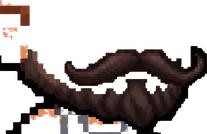
#> input picture art-source/sea/pirate_beard_cut1.png, 207 x 134 px
$ python pirate_beard_fix.py
#> lines starting #> are read from the running program, lines starting #| are printed output that depends on the picture; after the words box and inside, x2 and y2 are one past the last pixel; in counts of white or black regions, pixels touching at a corner belong together
# Pirate Beard fix (owner, Nov 11 2026: "raise the pirate beard more, put the mouth in the middle of the beard").
# Takes the beard cut by pirate_cut.py (www/assets/sea/pirate_beard.png), cleans it and opens a mouth hole:
# - keeps only the beard itself: drops the bits the first cut caught from the reference (the ear's brown line, skin
#   pixels, the tank top's grey lines and the head's black outline round it);
# - cuts a rounded MOUTH opening between the mustache and the chin beard, under the mustache's middle parting (the
#   top of the goatee goes), so the game's own mouth shows in the middle of the beard;
# - prints the opening's middle (picture px): wear/pirate.js puts that point on the character's mouth.
# Run from this folder: python3 pirate_beard_fix.py (reads and writes ../../www/assets/sea/pirate_beard.png, keeps a
# copy of the first cut as pirate_beard_cut1.png here the first time).
import os
from PIL import Image
import numpy as np
from scipy import ndimage

SRC = '../../www/assets/sea/pirate_beard.png'
KEEP = 'pirate_beard_cut1.png'
if not os.path.exists(KEEP):
    Image.open(SRC).save(KEEP)
A = np.array(Image.open(KEEP).convert('RGBA')).astype(int)
H, W = A.shape[:2]
r, g, b, a = A[:, :, 0], A[:, :, 1], A[:, :, 2], A[:, :, 3]
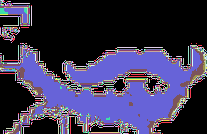
#> a: shape (134, 207) int64; 254 distinct labels, from 0 to 255; one colour per label, 0 black
ys, xs = np.mgrid[0:H, 0:W]
op = a > 40
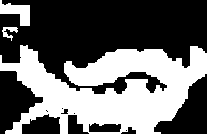
#> op: shape (134, 207) bool; 40.6% white; 3 white regions, box (x1, y1, x2, y2) and area: (0, 45, 207, 134) 10741, (0, 0, 30, 26) 410, (2, 27, 18, 41) 101
skin = op & (r > 170) & (r - b > 40)
#> skin: shape (134, 207) bool; 1.8% white; 20 white regions (16 under 20 px), largest, box (x1, y1, x2, y2) and area: (30, 109, 60, 121) 163, (2, 27, 18, 41) 101, (20, 45, 28, 58) 97, (89, 117, 103, 126) 78
grey = op & (abs(r - g) < 16) & (abs(g - b) < 16) & (r > 70)
#> grey: shape (134, 207) bool; 1.7% white; 3 white regions (1 under 20 px), largest, box (x1, y1, x2, y2) and area: (77, 115, 128, 134) 274, (56, 108, 75, 134) 189
black = op & (np.maximum(np.maximum(r, g), b) < 12)  # the head's outline: pure black (the beard's darkest brown is warmer)
#> black: shape (134, 207) bool; 7.9% white; 10 white regions (9 under 20 px), largest, box (x1, y1, x2, y2) and area: (0, 46, 207, 134) 2165
hair = op & ~skin & ~grey & ~black
#> hair: shape (134, 207) bool; 29.2% white; 25 white regions (21 under 20 px), largest, box (x1, y1, x2, y2) and area: (1, 46, 204, 128) 7482, (0, 5, 30, 26) 390, (49, 104, 62, 120) 63, (20, 123, 30, 134) 29
# the beard = the big brown piece(s) below the ear line
lab, n = ndimage.label(hair & (ys > 40))
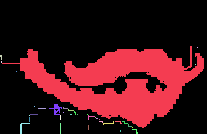
#> lab: shape (134, 207) int32; 36 distinct labels, from 0 to 35; one colour per label, 0 black
#> n = 35
sizes = ndimage.sum(np.ones_like(lab), lab, range(1, n + 1))
#> sizes = 35 values, max 7480 at index 0, min 1 at index 1, mean 220.5
beard = np.zeros_like(hair)
for k, s in enumerate(sizes, 1):
    if s > 120:
        beard |= lab == k
#> this loop made 35 passes
#> s on passes 1 to 8: 7480, 1, 7, 2, 1, 1, 58, 1
# a thin dark edge back round it (1 px of the outline that touches the beard), so it doesn't look cut out
edge = black & ndimage.binary_dilation(beard, iterations=1)
#> edge: shape (134, 207) bool; 1.3% white in thin lines or dots, all inside (x1, y1, x2, y2) = (1, 46, 205, 129)
# (only outline pixels hugging the beard: a pixel with fewer than 2 beard pixels round it is a leftover of the head's
# outline, like the long line out to the left and the stroke by the right curl)
near = ndimage.convolve(beard.astype(int), np.ones((3, 3), int), mode='constant')
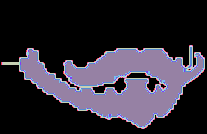
#> near: shape (134, 207) int64; 10 distinct labels, from 0 to 9; one colour per label, 0 black
edge &= near >= 2
#> edge: shape (134, 207) bool; 1.3% white in thin lines or dots, all inside (x1, y1, x2, y2) = (2, 46, 205, 129)
keep = beard | edge
#> keep: shape (134, 207) bool; 28.3% white; 1 white region, box (x1, y1, x2, y2) and area: (2, 46, 205, 129) 7844
# dark strokes one pixel thin sticking out of it (the head's outline caught with the beard) go too
thick = ndimage.binary_opening(keep, structure=np.ones((3, 3), bool))
#> thick: shape (134, 207) bool; 28.1% white; 1 white region, box (x1, y1, x2, y2) and area: (19, 46, 205, 128) 7794
keep &= thick | ~(op & (np.maximum(np.maximum(r, g), b) < 60))
#> keep: shape (134, 207) bool; 28.1% white; 1 white region, box (x1, y1, x2, y2) and area: (19, 46, 205, 128) 7805
# the head's right outline beside the mustache's right curl (a 3 px stroke, partly lighter: anti-aliased)
keep[40:67, 189:194] = False
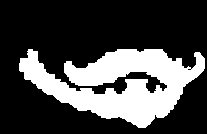
#> keep: shape (134, 207) bool; 27.9% white; 1 white region, box (x1, y1, x2, y2) and area: (19, 49, 205, 128) 7741
lab, n = ndimage.label(keep)
#> n = 1
if n > 1:
    sizes = ndimage.sum(np.ones_like(lab), lab, range(1, n + 1))
    keep = np.isin(lab, [k for k, s in enumerate(sizes, 1) if s > 40])

# the mouth opening: under the mustache's parting (its lowest point near the middle), the full width of the gap
cols = [x for x in range(100, 175) if beard[:, x].any()]
#> cols = 75 values from 100 to 174
must_bot = {}
for x in cols:
    run = np.nonzero(beard[45:, x])[0]
    if len(run):
        # first gap below the mustache's first run of brown
        y = 45 + run[0]
        while y < H and beard[y, x]:
            y += 1
        must_bot[x] = y
#> this loop made 75 passes
#> after the loop, must_bot = 75 items
mx = int(round(np.mean([x for x in must_bot if 125 <= x <= 150])))  # the parting
#> mx = 138
my_top = must_bot[mx]
#> my_top = 72
HW, HH = 15, 11  # half width, height of the opening (picture px; the game mouth is 12 x 3 frame px = 24 x 6 here)
cy = my_top + HH / 2 - 1
#> cy = 76.5
hole = (((xs + 0.5 - mx) / HW) ** 2 + ((ys + 0.5 - cy) / (HH / 2 + 1)) ** 2 <= 1) & (ys >= my_top - 1)
#> hole: shape (134, 207) bool; 1.1% white; 1 white region, box (x1, y1, x2, y2) and area: (123, 71, 153, 83) 298
keep &= ~hole
#> keep: shape (134, 207) bool; 27.4% white; 1 white region, box (x1, y1, x2, y2) and area: (19, 49, 205, 128) 7610
out = A.copy()
out[~keep] = 0
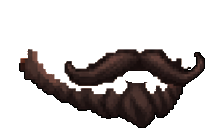
#> out: shape (134, 207, 4) int64; mean R, G, B, A 13, 8.5, 7.7, 67.8; transparent parts drawn white
# soften the opening's rim: its edge pixels a little darker (the beard's own shadow)
rim = keep & ndimage.binary_dilation(hole, iterations=1)
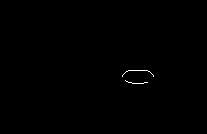
#> rim: shape (134, 207) bool; 0.21% white in thin lines or dots, all inside (x1, y1, x2, y2) = (122, 70, 154, 84)
out[rim, :3] = (out[rim, :3] * 0.72).astype(int)
#> out: shape (134, 207, 4) int64; 0.21% of pixels changed, all inside (x1, y1, x2, y2) = (122, 70, 154, 84)
Image.fromarray(out.astype(np.uint8)).save(SRC)
print('mouth opening middle (picture px):', mx, round(cy, 1), 'size', W, H)
#| mouth opening middle (picture px): 138 76.5 size 207 134
